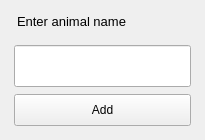
<?xml version="1.0" encoding="UTF-8"?>
<ui version="4.0">
 <class>MainWindow</class>
 <widget class="QMainWindow" name="MainWindow">
  <property name="geometry">
   <rect>
    <x>0</x>
    <y>0</y>
    <width>205</width>
    <height>140</height>
   </rect>
  </property>
  <property name="minimumSize">
   <size>
    <width>205</width>
    <height>140</height>
   </size>
  </property>
  <property name="maximumSize">
   <size>
    <width>205</width>
    <height>140</height>
   </size>
  </property>
  <property name="windowTitle">
   <string>MainWindow</string>
  </property>
  <property name="styleSheet">
   <string notr="true">padding: 5px;</string>
  </property>
  <widget class="QWidget" name="centralwidget">
   <layout class="QVBoxLayout" name="verticalLayout">
    <item>
     <widget class="QLabel" name="label">
      <property name="font">
       <font>
        <family>Segoe UI</family>
        <pointsize>10</pointsize>
       </font>
      </property>
      <property name="text">
       <string>Enter animal name</string>
      </property>
     </widget>
    </item>
    <item>
     <widget class="QLineEdit" name="lineEdit">
      <property name="styleSheet">
       <string notr="true">min-height: 30px;
margin: 5px;</string>
      </property>
     </widget>
    </item>
    <item>
     <widget class="QPushButton" name="pushButton">
      <property name="styleSheet">
       <string notr="true">min-height: 20px;
margin: 5px;</string>
      </property>
      <property name="text">
       <string>Add</string>
      </property>
     </widget>
    </item>
   </layout>
  </widget>
 </widget>
 <resources/>
 <connections/>
</ui>
